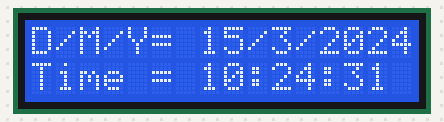
Bench run of a sketch on a simulated Arduino Uno, built with avr-gcc and run on an emulated ATmega328P. Shown: 16×2 character LCD. The local clock reads 2024-03-15 10:24:30 at power-on unless the sketch sets it; what the sketch prints to the serial monitor is not drawn.

Above: at 1.1 s.
At 5.1 s:
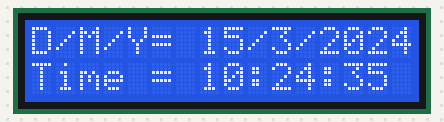
At 10.1 s:
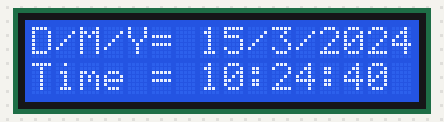
At 19.1 s:
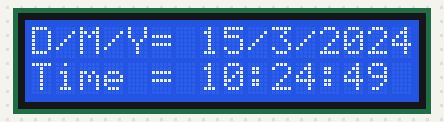
At 28.1 s:
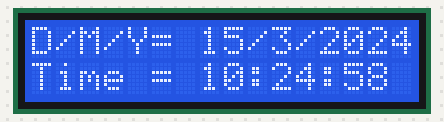
At 38.1 s:
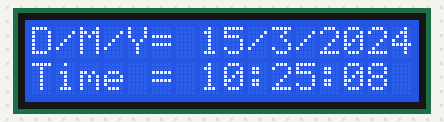

The sketch:

lab14-checkpoint1.ino
```cpp
// ตั้งค่า Library
#include <LiquidCrystal_I2C.h>
#include <Keypad_I2C.h>
#include <Keypad.h>
#include <Wire.h>
#include <TimeLib.h>
#include <DS1307RTC.h>

// พบ pcf8574 ที่ตำแหน่ง 0x38
#define I2CADDR 0x38

const byte ROWS = 4;          // กำหนดจำนวน row
const byte COLS = 4;          // กำหนดจำนวน column

char hexaKeys[ROWS][COLS] = { // mappig key
  {'1', '2', '3', 'A'},
  {'4', '5', '6', 'B'},
  {'7', '8', '9', 'C'},
  {'*', '0', '#', 'D'}
};

byte rowPins[ROWS] = {7, 6, 5, 4}; // mapping pcf8574 pin
byte colPins[COLS] = {3, 2, 1, 0}; // row และ คอลัมม์

unsigned long last_time;      // ตัวแปรนับเวลาเพื่อ refresh จอ

LiquidCrystal_I2C lcd(0x27, 16, 2);       // ตั้งค่า lcd
Keypad_I2C keypad( makeKeymap(hexaKeys),  // ตั้งค่า keypad
 rowPins, colPins, ROWS, COLS, I2CADDR);
tmElements_t tm;                          //for DS1307

void print2digitsLCD(int number) {        // helper funciton
  if (number >= 0 && number < 10) {       // สำหรับเขียนเลข 2 หลักลง lcd
    lcd.write('0');
  }
  lcd.print(number);
}
void print2digits(int number) {           // helper function
  if (number >= 0 && number < 10) {       // สำหรับเขียนเลข 2 หลักลง
    Serial.write('0');                    // Serial Monitor
  }
  Serial.print(number);
}

void setup()
{
  Serial.begin(38400);
  while (!Serial) ;       // wait for Arduino Serial Monitor
  delay(200);
  lcd.init();
  lcd.backlight();        // เปิด backlight
  lcd.home();

  refresh_display();      // เรียกการแสดง วันที่ และเวลา


}
void loop()
{
  if (millis() - last_time > 1000) {
    last_time = millis(); // refresh หน้าจอทุก ๆ 1 วินาที
    refresh_display();
  }
}

void refresh_display() {
  if (RTC.read(tm)) { // อ่านค่าจาก ds1307
    Serial.print("Ok, Time = ");      // แสดงค่าบน Serial
    print2digits(tm.Hour);            // แสดง ชั่วโมง
    Serial.write(':');
    print2digits(tm.Minute);          // แสดง นาที
    Serial.write(':');
    print2digits(tm.Second);          // แสดง วินาที
                                      // (เพิ่มเติม เพื่อให้เห็นการตอบสนอง)
    Serial.print(", Date (D/M/Y) = ");
    Serial.print(tm.Day);             // แสดง วันที่
    Serial.write('/');
    Serial.print(tm.Month);           // แสดง เดือน
    Serial.write('/');
    Serial.print(tmYearToCalendar(tm.Year)); // แสดงปี
    Serial.println();
    lcd.setCursor(0, 0);              // lcd แถวบน
    lcd.print("D/M/Y= ");             // แสดงวันที่
    lcd.print(tm.Day);                // วันที่
    lcd.print("/");
    lcd.print(tm.Month);              // เดือน
    lcd.print("/");
    lcd.print(tmYearToCalendar(tm.Year)); // ปี
    lcd.setCursor(0, 1);              // lcd แถวล่าง
    lcd.print("Time = ");             // แสดงเวลา
    print2digitsLCD(tm.Hour);         // ขั่วโมง
    lcd.print(":");
    print2digitsLCD(tm.Minute);       // นาทั
    lcd.print(":");
    print2digitsLCD(tm.Second);       // วินาที
  } else {                            // กรณีอ่านค่าไม่สำเร็จ
    if (RTC.chipPresent()) {          // แสดงข้อความแจ้งเตือนออกทาง Serial
      Serial.println("The DS1307 is stopped. Please run the SetTime");
      Serial.println("example to initialize the time and begin running.");
      Serial.println();
    } else {
      Serial.println("DS1307 read error! Please check the circuitry.");
      Serial.println();
    }
    delay(9000);
  }
}
```

Measured:
- what the display in image 0 shows lasts 1.0 s, from 1.0 s to 2.0 s
